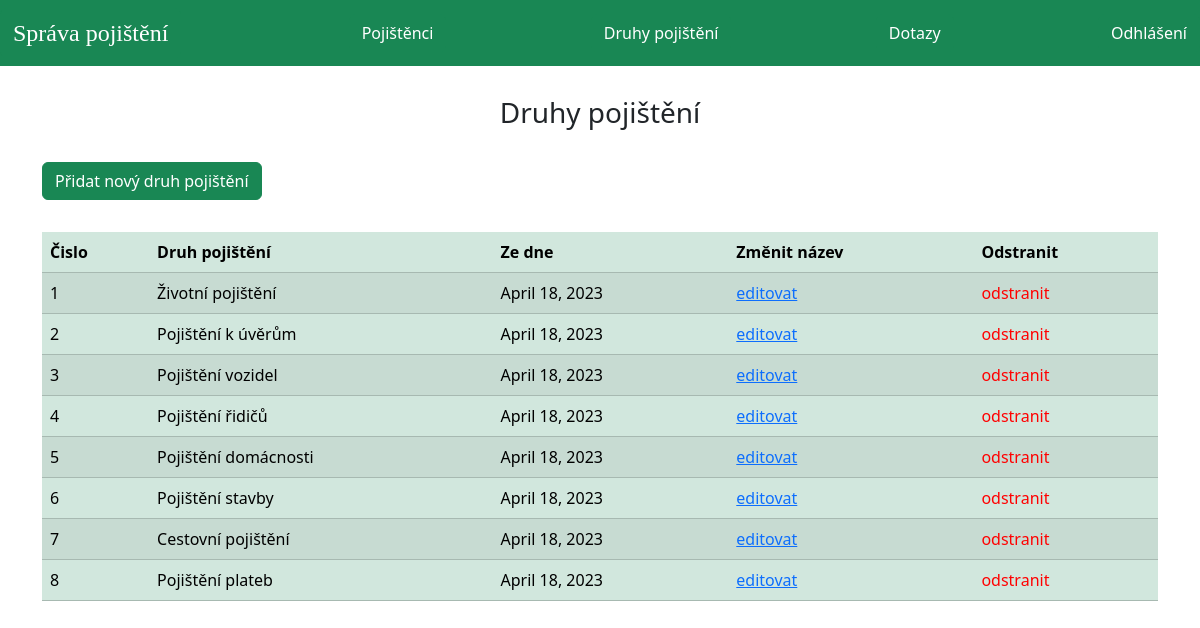
Screenshot of /druhy-pojisteni with the database file from the repository.
### pojisteni/models.py (models this page shows, shortened)
class Category(models.Model):
    category_name = models.CharField(max_length=20)
    creation_date = models.DateField(auto_now=True)

### pojisteni/views.py (the view)
# urls.py: path('druhy-pojisteni', views.druhy_pojisteni_view, name='druhy-pojisteni'),
def druhy_pojisteni_view(request):
    categories = models.Category.objects.all()
    return render(request, 'pojisteni/druhy_pojisteni.html', {'categories': categories})

### templates/pojisteni/druhy_pojisteni.html (shortened to what this page needs)
{% extends 'pojisteni/adminbase.html' %}
{% block content %}
{%load static%}
{% load django_bootstrap5 %}
<head>
  {% bootstrap_css %}
</head>
<br>
<div class="container">
  <div class="panel panel-primary">
    <div class="panel-heading">
      <h3 class="panel-title">Druhy pojištění</h3><br>
      <h6 class="btn btn-success"><a href="pridat-druh-pojisteni" style="text-decoration: none;color:white;">Přidat nový druh pojištění</a></h6>
    </div><br>
    <table class="table table-success table-striped">
      <thead>
        <tr>
        <th>Čislo</th>
          <th>Druh pojištění</th>
          <th> Ze dne</th>
          <th>Změnit název</th>
          <th>Odstranit</th>
        </tr>
      </thead>
      {% for t in categories %}
      <tr>
        <td> {{ forloop.counter }}</td>
        <td> {{t.category_name}}</td>
        <td>{{t.creation_date}}</td>
        <td><a class="m-b-20" href="{% url 'zmenit-nazev-pojisteni' t.id  %}">editovat</a></td>
        <td><a class="m-b-20" style="text-decoration: none;color: red;" href="{% url 'smazat-druh-pojisteni' t.id  %}">odstranit</a></td>
      </tr>
      {% endfor %}
    </table>
  </div>
</div>
<br><br><br><br><br><br>
{% endblock content %}

### templates/pojisteni/adminbase.html (shortened to what this page needs)
<!DOCTYPE html>
{% load static %}
{% load django_bootstrap5 %}
<html lang="cs-cz" dir="ltr">
<head>
  {% bootstrap_css %}
    <link rel="stylesheet" href="https://cdnjs.cloudflare.com/ajax/libs/font-awesome/5.12.1/css/all.min.css">
</head>
<body>
<header>
  <div class="bs-example">
    <nav class="navbar navbar-expand-md  navbar-dark bg-success fixed-top">
    <a class="btn btn-success btn-xs" href="/"><font face = "Gill" size =" 5">Správa pojištění</font><br></a>
      <div class="collapse navbar-collapse justify-content-between" id="navbarCollapse">
        <div class="navbar-nav">
          <p style="
          padding-left: 15px;
      "  class="nav-item nav-link active"></p>
</div>
<div>
        <a class="btn btn-success btn-xs" href="/pojistenci">Pojištěnci </a>
        </div>
        <div>
          <a class="btn btn-success btn-xs" href="/druhy-pojisteni">Druhy pojištění </a>
        </div>
        <div>
          <a class="btn btn-success btn-xs" href="/dotazy">Dotazy </a>
        </div>
          <div class="navbar-nav">
            <a class="btn btn-success btn-xs" href="/logout">Odhlášení</a>
          </div>
    </div>
  </nav>
</div>
</header>
  <div class="content">
    <br><br><br>
    {% block content %}
    {% endblock content %}
    <br><br><br>
  </div>
</body>
</html>

### templates/pojisteni/druhy_pojisteni.html (style rules this page uses)
h3 { text-align: center; }

### rows the page displays
Category: category_name "Životní pojištění", creation_date "April 18, 2023"
Category: category_name "Pojištění k úvěrům", creation_date "April 18, 2023"
Category: category_name "Pojištění vozidel", creation_date "April 18, 2023"
Category: category_name "Pojištění řidičů", creation_date "April 18, 2023"
Category: category_name "Pojištění domácnosti", creation_date "April 18, 2023"
Category: category_name "Pojištění stavby", creation_date "April 18, 2023"
Category: category_name "Cestovní pojištění", creation_date "April 18, 2023"
Category: category_name "Pojištění plateb", creation_date "April 18, 2023"
